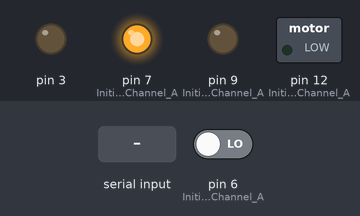
This sketch was run on a simulated Arduino Uno, built with avr-gcc and run on an emulated ATmega328P. On the bench: switched loads named in the sketch (green lamp = pin HIGH), output pins drawn as LEDs (lit = HIGH). The test bench sets the inputs (shaded band); at power-on: pin 6 (Initiates_Brake_Channel_A) LOW.

Above: at 1.2 s.
1.3 s: byte 1 (1) received over Serial
At 2.5 s:
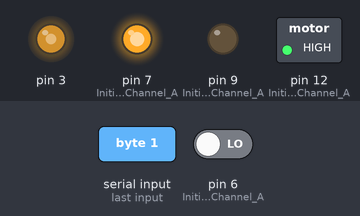
2.8 s: byte 2 (2) received over Serial
At 3.7 s:
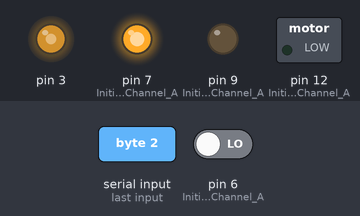
4.3 s: byte 3 (3) received over Serial
At 4.8 s:
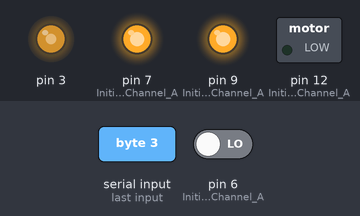
Timing chart, 0 to 7.3 s (numbered marks = the images above; inputs shaded):
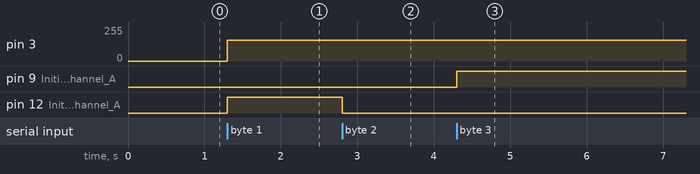

The sketch:

DC_Motor_ReadFromVB_net2.ino
```cpp
int val = 0;
int prevval =0;
int total =0;
int SerialValue = 0;
int lighton = 0;
int count =0;
void setup(){

 //Setup Channel A
  pinMode(12, OUTPUT); //Initiates Motor Channel A pin
  pinMode(9, OUTPUT); //Initiates Brake Channel A pin
  pinMode(7, OUTPUT); //Initiates Brake Channel A pin
  pinMode(6, INPUT); //Initiates Brake Channel A pin
  digitalWrite(7, HIGH);
  digitalWrite(6, LOW);
  Serial.begin(9600);

}

void loop(){

  val = digitalRead(6);
  if (val != prevval){
    total= total+1;
    digitalWrite(13, HIGH);
  }
  prevval=val;

  count=count+1;


  SerialValue = Serial.read();
  if(SerialValue == 1){
    digitalWrite(12, HIGH); //Establishes forward direction of Channel A
    digitalWrite(9, LOW);   //Disengage the Brake for Channel A
    analogWrite(3, 155);   //Spins the motor on Channel A at full speed /with 9V power supply pwm 60 is around 2V, and pwm 255 is around 6.6V.
    }
   if(SerialValue == 2){
    digitalWrite(12, LOW); //Establishes backward direction of Channel A
    digitalWrite(9, LOW);   //Disengage the Brake for Channel A
    analogWrite(3, 155);   //Spins the motor on Channel A at full speed /with 9V power supply pwm 60 is around 2V, and pwm 255 is around 6.6V.
  }
  if(SerialValue == 3){
    digitalWrite(9, HIGH); //Eengage the Brake for Channel A
  }
  if(SerialValue == 4){
   // if (count == 9){
     //count=0;

      Serial.println(total);
      //digitalWrite(13, HIGH);
      //delay(30);
    //}
  }
   //Serial.println(total);
   //digitalWrite(13, HIGH);
   //delay(30);
  //delay(10);

}
```

Measured:
- after the input at 1.3 s, pin 3: 0/255 → 155/255 at once; pin 12 (Initiates_Motor_Channel_A): LOW → HIGH at once
- after the input at 2.8 s, pin 12 (Initiates_Motor_Channel_A): HIGH → LOW at once
- after the input at 4.3 s, pin 9 (Initiates_Brake_Channel_A): LOW → HIGH at once
